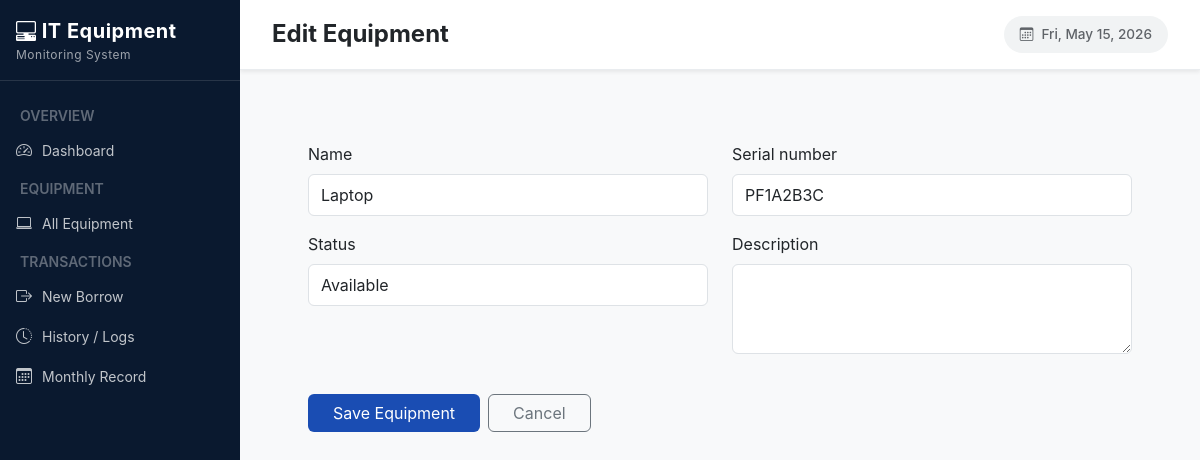
Page /equipment/edit/1/ on the committed database.
### ems/models.py (models this page shows, shortened)
class Equipment(models.Model):
    STATUS_CHOICES = [
        ('available', 'Available'),
        ('borrowed',  'Borrowed'),
        ('unavailable', 'Not Available'),
    ]
    name = models.CharField(max_length=100)
    serial_number = models.CharField(max_length=100, unique=True)
    category = models.CharField(max_length=100, blank=True)
    status = models.CharField(max_length=20, choices=STATUS_CHOICES, default='available')
    description = models.TextField(blank=True)
    added_at = models.DateTimeField(auto_now_add=True)

### ems/views.py (the view)
# urls.py: path('equipment/edit/<int:pk>/', views.equipment_edit, name='equipment_edit'),
def equipment_edit(request, pk):
    eq = get_object_or_404(Equipment, pk=pk)
    form = EquipmentForm(request.POST or None, instance=eq)
    if form.is_valid():
        form.save()
        messages.success(request, 'Equipment updated.')
        return redirect('all_equipment')
    return render(request, 'ems/equipment_form.html', {'form': form, 'title': 'Edit Equipment'})

### ems/forms.py
class EquipmentForm(forms.ModelForm):
    class Meta:
        model  = Equipment
        fields = ['name', 'serial_number', 'status', 'description']
        widgets = {
            'description': forms.Textarea(attrs={'rows': 3}),
        }
    def __init__(self, *args, **kwargs):
        super().__init__(*args, **kwargs)
        for field in self.fields.values():
            field.widget.attrs.setdefault('class', 'form-control')

### ems/templates/ems/equipment_form.html (shortened to what this page needs)
{% extends 'ems/base.html' %}
{% block page_title %}{{ title }}{% endblock %}
{% block content %}
<div class="container-fluid py-3">
    <div class="form-card p-4">
        <form method="post">
            <div class="row">
                {% for field in form %}
                <div class="col-md-6 mb-3">
                    <label class="form-label">{{ field.label }}</label>
                    <div class="django-field-wrapper">
                        {{ field }}
                    </div>
                </div>
                {% endfor %}
            </div>
            <div class="d-flex gap-2 mt-4">
                <button type="submit" class="btn px-4" style="background:#1a4db3;color:#fff;">Save Equipment</button>
                <a href="{% url 'all_equipment' %}" class="btn btn-outline-secondary px-4">Cancel</a>
            </div>
        </form>
    </div>
</div>
{% endblock %}

### ems/templates/ems/base.html (style rules this page uses)
body { font-family: Inter, system-ui, -apple-system, sans-serif; background-color: #f8f9fa; margin: 0; overflow-x: hidden; }

### ems/templates/ems/equipment_form.html (style rules this page uses)
.django-field-wrapper input, .django-field-wrapper select, .django-field-wrapper textarea { width: 100% !important; display: block; padding: 8px 12px; border: 1px solid #dee2e6; border-radius: 6px; }

### rows in the picture
Equipment: form "Laptop" "PF1A2B3C" "Available"

### other values in the picture
{{ title }} "Edit Equipment"
{{ field.label }} "Name" "Serial number" "Status" "Description"
